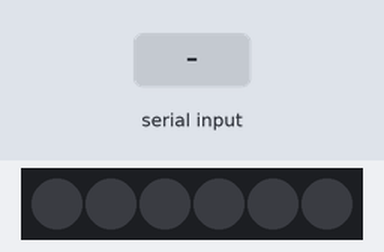
The sketch below on a simulated Arduino Uno, built with avr-gcc and run on an emulated ATmega328P. Parts: 6 RGB LEDs in strip order, left to right. The test bench sets the inputs (shaded band).

Above: at 1.2 s.
1.3 s: "h" received over Serial
At 1.9 s:
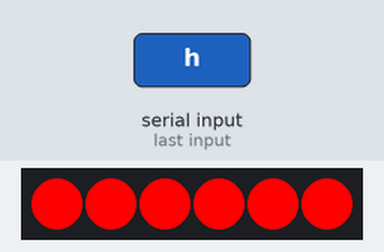
2.8 s: "l" received over Serial
At 3.1 s:
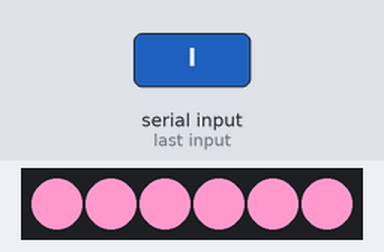
Timing chart, 0 to 5.8 s (numbered marks = the images above; inputs shaded):
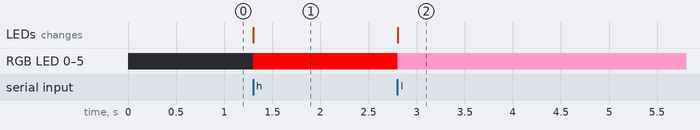

The sketch:

NeoPixel.ino
```cpp
const int ledPin = 5; // the pin that the LED is attached to
int incomingByte = 0;;     // a variable to read incoming serial data into

#include <Adafruit_NeoPixel.h>
#ifdef __AVR__
 #include <avr/power.h> // Required for 16 MHz Adafruit Trinket
#endif

// Which pin on the Arduino is connected to the NeoPixels?
#define PIN        6 // On Trinket or Gemma, suggest changing this to 1

// How many NeoPixels are attached to the Arduino?
#define NUMPIXELS 6 // Popular NeoPixel ring size

Adafruit_NeoPixel pixels(NUMPIXELS, PIN, NEO_GRB + NEO_KHZ800);

#define DELAYVAL 500 // Time (in milliseconds) to pause between pixels

void setup() {
 Serial.begin(9600);
 #if defined(__AVR_ATtiny85__) && (F_CPU == 16000000)
  clock_prescale_set(clock_div_1);
#endif
  // END of Trinket-specific code.

  pixels.begin(); // INITIALIZE NeoPixel strip object (REQUIRED)
}

void loop() {

  pixels.begin();           // INITIALIZE NeoPixel strip object (REQUIRED)
  pixels.show();            // Turn OFF all pixels ASAP
  pixels.setBrightness(255); // Set BRIGHTNESS to about 1/5 (max = 255)


 if (Serial.available() > 0) {   // see if there's incoming serial data
   incomingByte = Serial.read(); // read it
   if (incomingByte == 'h') {    // if it's a capital H (ASCII 72),
//
             for(int i=0; i<NUMPIXELS; i++) { // For each pixel...

                // pixels.Color() takes RGB values, from 0,0,0 up to 255,255,255
                // Here we're using a moderately bright green color:
                pixels.setPixelColor(i, pixels.Color(255, 0, 0));

                pixels.show();   // Send the updated pixel colors to the hardware.

              }
   }
   if (incomingByte == 'l') {    // if it's an L (ASCII 76)

                  for(int i=0; i<NUMPIXELS; i++) { // For each pixel...

                // pixels.Color() takes RGB values, from 0,0,0 up to 255,255,255
                // Here we're using a moderately bright green color:
                pixels.setPixelColor(i, pixels.Color(255, 153, 204));

                pixels.show();   // Send the updated pixel colors to the hardware.


              }
   }
 }
}
```

Measured:
- after the input at 1.3 s, RGB LED 0–5: off → RGB(255, 0, 0) at once; the LEDs: change at once (image 1)
- after the input at 2.8 s, RGB LED 0–5: RGB(255, 0, 0) → RGB(255, 153, 204) at once; the LEDs: change at once (image 2)
